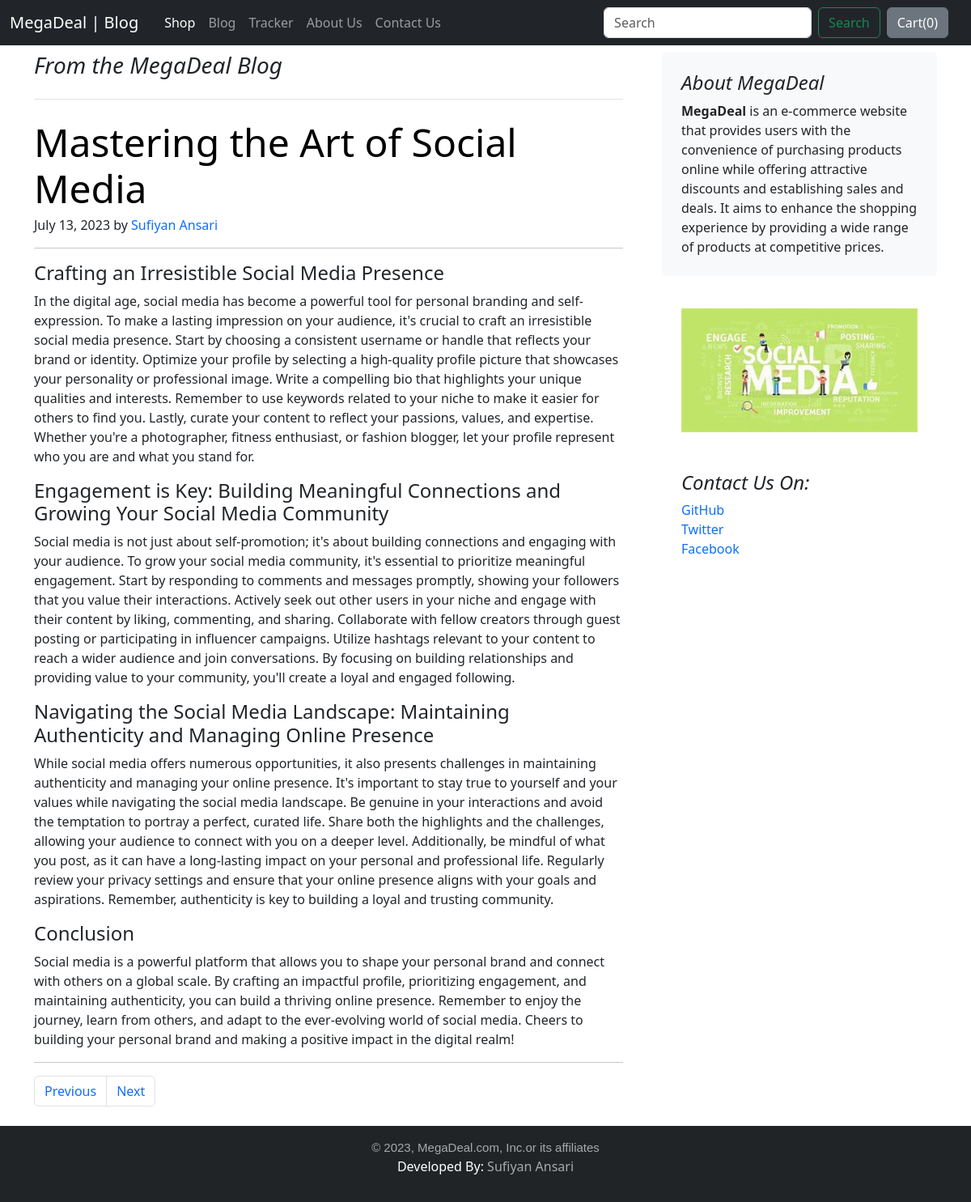
/blog/blogPost/2, run on the app's committed database.
### blog/models.py (models this page shows, shortened)
class Blogpost(models.Model):
    post_id = models.AutoField(primary_key=True)
    title = models.CharField(max_length=100)
    head0 = models.CharField(max_length=500)
    chead0 = models.CharField(max_length=5000, default="")
    head1 = models.CharField(max_length=500)
    chead1 = models.CharField(max_length=5000, default="")
    head2 = models.CharField(max_length=500)
    chead2 = models.CharField(max_length=5000, default="")
    conclusion = models.CharField(max_length=5000, default="")
    pub_date  = models.DateField()
    publisher = models.CharField(max_length=100, default="")
    thumbnail = models.ImageField(upload_to='blog/images', default="")

### blog/views.py (the view)
# urls.py: path('blogPost/<int:id>', views.blogPost, name='blogPost')
def blogPost(request, id):
    blogPost = Blogpost.objects.get(post_id=id)
    next_id = blogPost.post_id + 1
    prev_id = blogPost.post_id - 1
    if(prev_id == 0):
        prev_id = 1
    return render(request, 'blog/blogpost.html', {'blogs':blogPost, 'prev_id':prev_id, 'next_id':next_id})

### blog/templates/blog/blogpost.html (shortened to what this page needs)
{% extends 'blog/basic.html' %}
{% block body %}
<div class="container my-2">
    <div class="row g-5">
        <div class="col-md-8">
          <h3 class="pb-4 mb-4 fst-italic border-bottom">
            From the MegaDeal Blog
          </h3>
          <article class="blog-post">
            <h2 class="display-5 link-body-emphasis mb-1">{{blogs.title}}</h2>
            <p class="blog-post-meta">{{blogs.pub_date}} by <a href="#">{{blogs.publisher}}</a></p>
            <hr>
            <h4>{{blogs.head0}}</h4>
            <p>{{blogs.chead0}}</p>
            <h4>{{blogs.head1}}</h4>
            <p>{{blogs.chead1}}</p>
            <h4>{{blogs.head2}}</h4>
            <p>{{blogs.chead2}}</p>
            <h4>Conclusion</h4>
            <p>{{blogs.conclusion}}</p>
          </article>
          <hr>
          <nav aria-label="...">
            <ul class="pagination">
              <li class="page-item">
                <a class="page-link" href="{{prev_id}}">Previous</a>
              </li>
              <li class="page-item">
                <a class="page-link" href="{{next_id}}">Next</a>
              </li>
            </ul>
          </nav>
        </div>
        <div class="col-md-4">
          <div class="position-sticky" style="top: 2rem;">
            <div class="p-4 mb-3 bg-body-tertiary rounded">
              <h4 class="fst-italic">About MegaDeal</h4>
              <p class="mb-0"><b>MegaDeal</b> is an e-commerce website that provides users with the convenience of purchasing products online while offering attractive discounts and establishing sales and deals. It aims to enhance the shopping experience by providing a wide range of products at competitive prices.</p>
            </div>
            <div class="p-4">
              <img src="/media/{{blogs.thumbnail}}" alt="No Image Found Related to Blog" height="100%" width="100%">
            </div>
            <div class="p-4">
              <h4 class="fst-italic">Contact Us On:</h4>
              <ol class="list-unstyled">
                <li><a href="#">GitHub</a></li>
                <li><a href="#">Twitter</a></li>
                <li><a href="#">Facebook</a></li>
              </ol>
            </div>
          </div>
        </div>
      </div>
</div>
{% endblock body %}

### blog/templates/blog/basic.html (style rules this page uses)
a { text-decoration: none; }

### data on the page
Blogpost: title "Mastering the Art of Social Media", pub_date "July 13, 2023", publisher "Sufiyan Ansari", head0 "Crafting an Irresistible Social Media Presence", chead0 "In the digital age, social media has become a powerful tool for personal branding and self-expression. To make a lasting impression on your audience, it's crucial to craft an irresistible social media presence. Start by choosing a consistent username or handle that reflects your brand or identity. Optimize your profile by selecting a high-quality profile picture that showcases your personality or professional image. Write a compelling bio that highlights your unique qualities and interests. Remember to use keywords related to your niche to make it easier for others to find you. Lastly, curate your content to reflect your passions, values, and expertise. Whether you're a photographer,…", head1 "Engagement is Key: Building Meaningful Connections and Growing Your Social Media Community", chead1 "Social media is not just about self-promotion; it's about building connections and engaging with your audience. To grow your social media community, it's essential to prioritize meaningful engagement. Start by responding to comments and messages promptly, showing your followers that you value their interactions. Actively seek out other users in your niche and engage with their content by liking, commenting, and sharing. Collaborate with fellow creators through guest posting or participating in influencer campaigns. Utilize hashtags relevant to your content to reach a wider audience and join conversations. By focusing on building relationships and providing value to your community, you'll…", head2 "Navigating the Social Media Landscape: Maintaining Authenticity and Managing Online Presence", chead2 "While social media offers numerous opportunities, it also presents challenges in maintaining authenticity and managing your online presence. It's important to stay true to yourself and your values while navigating the social media landscape. Be genuine in your interactions and avoid the temptation to portray a perfect, curated life. Share both the highlights and the challenges, allowing your audience to connect with you on a deeper level. Additionally, be mindful of what you post, as it can have a long-lasting impact on your personal and professional life. Regularly review your privacy settings and ensure that your online presence aligns with your goals and aspirations. Remember,…", conclusion "Social media is a powerful platform that allows you to shape your personal brand and connect with others on a global scale. By crafting an impactful profile, prioritizing engagement, and maintaining authenticity, you can build a thriving online presence. Remember to enjoy the journey, learn from others, and adapt to the ever-evolving world of social media. Cheers to building your personal brand and making a positive impact in the digital realm!", thumbnail (picture)
